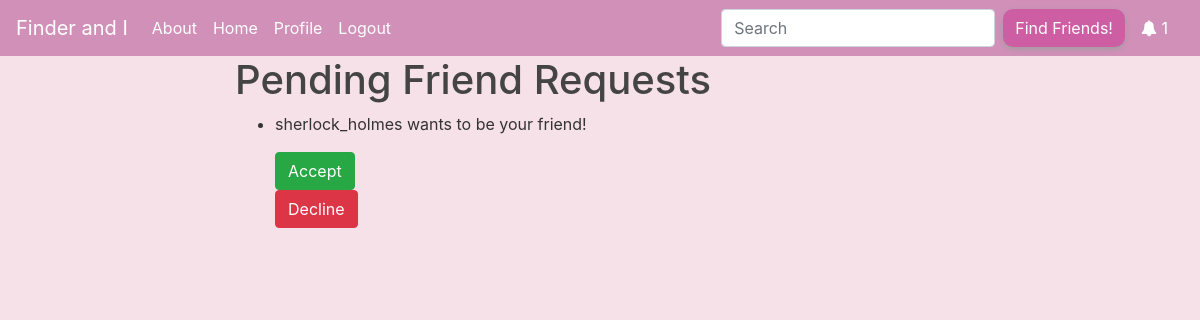
Page /friend-requests/ (signed in) on the earlier database version.
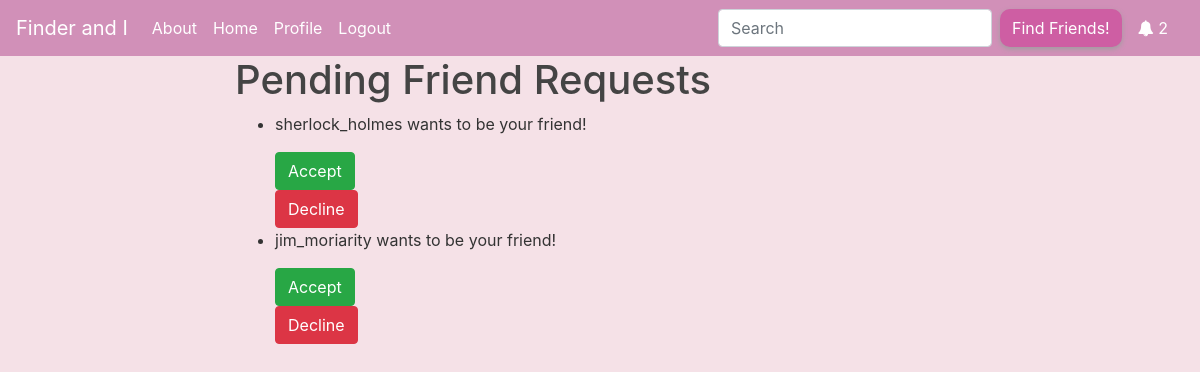
Same page on the later database version.
### users/models.py (models this page shows, shortened)
class FriendRequest(models.Model):
    from_user = models.ForeignKey(User, related_name='friend_requests_sent', on_delete=models.CASCADE)
    to_user = models.ForeignKey(User, related_name='friend_requests_received', on_delete=models.CASCADE)
    timestamp = models.DateTimeField(auto_now_add=True)

### users/views.py (the view)
# urls.py: path('friend-requests/', views.friend_requests, name='friend_requests'),
@login_required
def friend_requests(request):
    friend_requests = FriendRequest.objects.filter(to_user=request.user)
    return render(request, 'users/friend_requests.html', {'friend_requests': friend_requests})

### users/templates/users/friend_requests.html (shortened to what this page needs)
{% extends 'users/base.html' %}
{% block content %}
<h1>Pending Friend Requests</h1>
{% if friend_requests %}
<ul>
{% for request in friend_requests %}
  <li>
    <p>{{ request.from_user }} wants to be your friend!</p>
    <form method="post" action="{% url 'accept_friend_request' request_id=request.pk %}">
        <button type="submit" class="btn btn-success">Accept</button>
      </form>
    <form method="post" action="{% url 'reject_friend_request' request_id=request.pk %}">
      <button type="submit" class="btn btn-danger">Decline</button>
    </form>
  </li>
{% endfor %}
</ul>
{% else %}
<p>No pending friend requests.</p>
{% endif %}
{% endblock %}

Differences in the rows shown:
added FriendRequest: from_user "jim_moriarity"
Other differences:
{{ friend_requests|length }}: "1" → "2"
